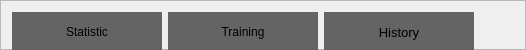
                        <widget class="QFrame" name="frame_5">
                         <property name="minimumSize">
                          <size>
                           <width>200</width>
                           <height>50</height>
                          </size>
                         </property>
                         <property name="maximumSize">
                          <size>
                           <width>16777215</width>
                           <height>50</height>
                          </size>
                         </property>
                         <property name="frameShape">
                          <enum>QFrame::StyledPanel</enum>
                         </property>
                         <property name="frameShadow">
                          <enum>QFrame::Raised</enum>
                         </property>
                         <layout class="QHBoxLayout" name="horizontalLayout_18">
                          <item alignment="Qt::AlignTop">
                           <widget class="QPushButton" name="localization_Statistic">
                            <property name="minimumSize">
                             <size>
                              <width>150</width>
                              <height>40</height>
                             </size>
                            </property>
                            <property name="maximumSize">
                             <size>
                              <width>150</width>
                              <height>16777215</height>
                             </size>
                            </property>
                            <property name="styleSheet">
                             <string notr="true">QPushButton {
background-color: rgb(100,100,100);
	color: rgb(0,0,0);
	border: none;

	text-align: center;

}

QPushButton:hover {
	background-color:  rgb(197 , 195,196);
}</string>
                            </property>
                            <property name="text">
                             <string>Statistic</string>
                            </property>
                           </widget>
                          </item>
                          <item>
                           <widget class="QPushButton" name="localization_training">
                            <property name="minimumSize">
                             <size>
                              <width>150</width>
                              <height>40</height>
                             </size>
                            </property>
                            <property name="maximumSize">
                             <size>
                              <width>150</width>
                              <height>16777215</height>
                             </size>
                            </property>
                            <property name="styleSheet">
                             <string notr="true">QPushButton {
background-color: rgb(100,100,100);
	color: rgb(0,0,0);
	border: none;

	text-align:center;

}

QPushButton:hover {
	background-color:  rgb(197 , 195,196);
}</string>
                            </property>
                            <property name="text">
                             <string>Training</string>
                            </property>
                           </widget>
                          </item>
                          <item>
                           <widget class="QPushButton" name="localization_history">
                            <property name="minimumSize">
                             <size>
                              <width>150</width>
                              <height>40</height>
                             </size>
                            </property>
                            <property name="maximumSize">
                             <size>
                              <width>150</width>
                              <height>16777215</height>
                             </size>
                            </property>
                            <property name="font">
                             <font>
                              <family>Segoe UI</family>
                              <pointsize>10</pointsize>
                              <weight>50</weight>
                              <italic>false</italic>
                              <bold>false</bold>
                             </font>
                            </property>
                            <property name="styleSheet">
                             <string notr="true">QPushButton {
background-color: rgb(100,100,100);
	color: rgb(0,0,0);
	border: none;

	text-align:center;
}

QPushButton:hover {
	background-color:  rgb(197 , 195,196);
}</string>
                            </property>
                            <property name="text">
                             <string>History</string>
                            </property>
                           </widget>
                          </item>
                          <item>
                           <spacer name="horizontalSpacer_3">
                            <property name="orientation">
                             <enum>Qt::Horizontal</enum>
                            </property>
                            <property name="sizeHint" stdset="0">
                             <size>
                              <width>40</width>
                              <height>20</height>
                             </size>
                            </property>
                           </spacer>
                          </item>
                         </layout>
                        </widget>
